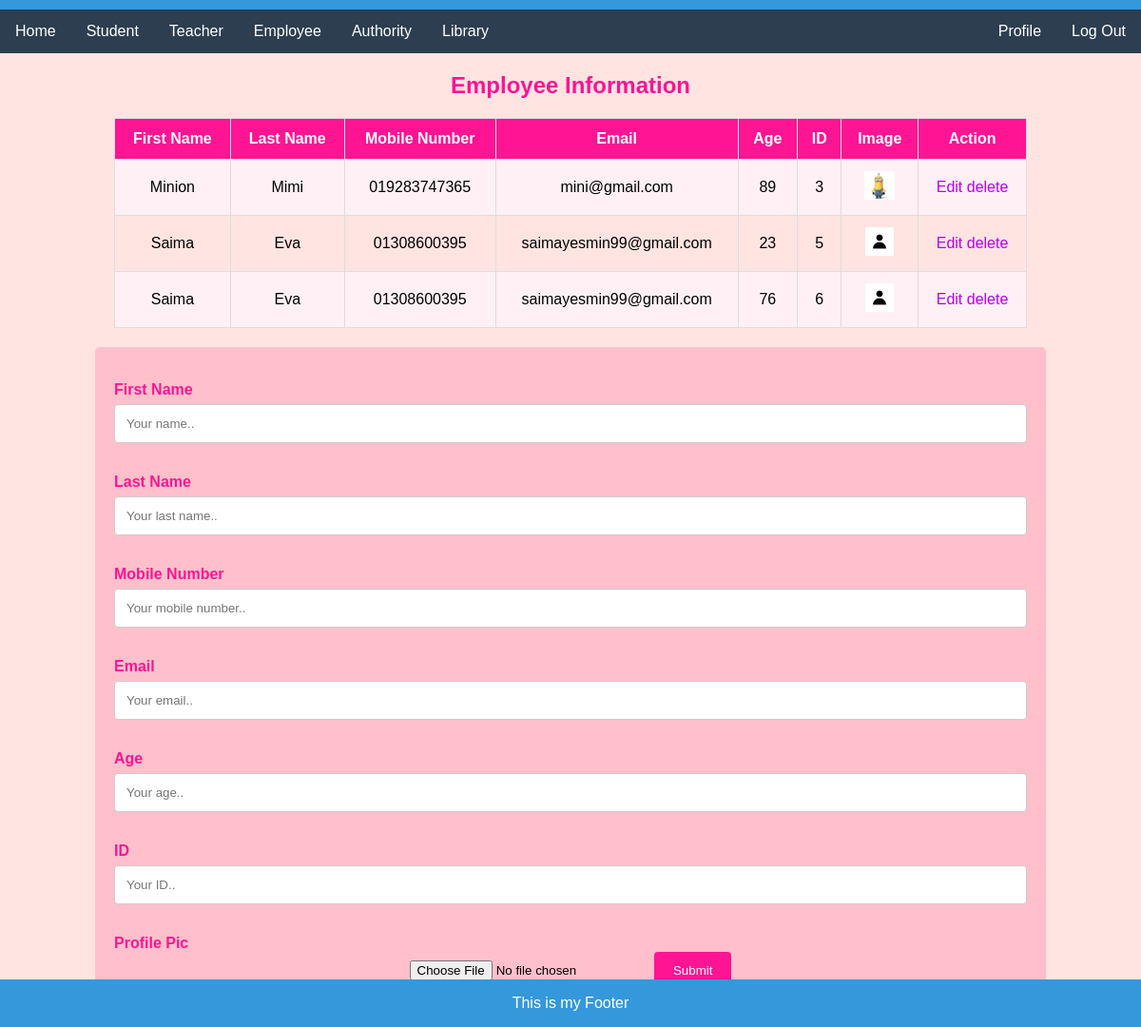
Page /employeePage (signed in) on the committed database.
### myApp/models.py (models this page shows, shortened)
class Employees(models.Model):
    First_Name=models.CharField(max_length=100, null=True)
    Last_Name=models.CharField(max_length=100, null=True)
    Mobile=models.CharField(max_length=100, null=True)
    Email=models.CharField(max_length=100, null=True)
    Age=models.CharField(max_length=100, null=True)
    ID=models.IntegerField(max_length=100, null=True)
    profile_pic=models.ImageField(upload_to="media/profile_pic",null=True)

### myProject/views.py (the view)
# urls.py: path('employeePage',employeePage,name="employeePageUrl"),
@login_required
def employeePage(request):
    employee = Employees.objects.all()
    context={
        "emp":employee,
    }
    return render(request,"employee.html",context)

### template/employee.html (shortened to what this page needs)
{% extends "home.html" %}
{% block content %}
<!DOCTYPE html>
<html lang="en">
<head>
</head>
<body>
  <h2>Employee Information</h2>
  <table>
    <tr>
      <th>First Name</th>
      <th>Last Name</th>
      <th>Mobile Number</th>
      <th>Email</th>
      <th>Age</th>
      <th>ID</th>
      <th>Image</th>
      <th>Action</th>
    </tr>
    {% for i in emp %}
    <tr>
      <td>{{i.First_Name}}</td>
      <td>{{i.Last_Name}}</td>
      <td>{{i.Mobile}}</td>
      <td>{{i.Email}}</td>
      <td>{{i.Age}}</td>
      <td>{{i.ID}}</td>
      <td>
        <img src="/media/{{i.profile_pic}}" height="30px">
      </td>
      <td>
        <a href="{% url 'editEmployee' i.id  %}">Edit</a>
        <a href="{% url 'deleteEmployee' i.id  %}">delete</a>
      </td>
    </tr>
    {% endfor %}
  </table>
  <div class="container">
    <form action="{%url 'employeeAdd'%}" method='post'enctype="multipart/form-data">
    <form>
      <label for="fname">First Name</label>
      <input type="text" id="fname" name="fname" placeholder="Your name..">
      <label for="lastname">Last Name</label>
      <input type="text" id="lastname" name="lname" placeholder="Your last name..">
      <label for="Mobile">Mobile Number</label>
      <input type="text" id="lname" name="mobile" placeholder="Your mobile number..">
      <label for="email">Email</label>
      <input type="text" id="email" name="email" placeholder="Your email..">
      <label for="age">Age</label>
      <input type="text" id="age" name="age" placeholder="Your age..">
      <label for="ID">ID</label>
      <input type="text" id="ID" name="ID" placeholder="Your ID..">
      <label for="age">Profile Pic</label>
      <input type="file" id="age" name="profile_pic" placeholder="Your Picture..">
      <input type="submit" value="Submit">
    </form>
  </div>
</body>
</html>
{% endblock %}

### template/home.html (style rules this page uses)
body { font-family: 'Arial', sans-serif; margin: 0; padding: 0; background-color: #f9f9f9; height: 20000; }
.container { max-width: 1200px; margin: 20px auto; padding: 20px; background-color: #ecf0f1; border-radius: 8px; }
h2 { color: #3498db; }
body { font-family: Arial, Helvetica, sans-serif; text-align: center; background-color: #f2f2f2; }
h2 { color: #04AA6D; }
table { font-family: Arial, sans-serif; border-collapse: collapse; width: 80%; margin: 20px auto; }
th, td { border: 1px solid #dddddd; text-align: center; padding: 12px; }
th { background-color: #04AA6D; color: white; }
tr:nth-child(even) { background-color: #f9f9f9; }
.container { border-radius: 5px; background-color: #ffffff; padding: 20px; width: 80%; margin: 20px auto; }
label { display: block; margin-top: 16px; color: #04AA6D; font-weight: bold; text-align: left; }
input[type=text] { width: 100%; padding: 12px; border: 1px solid #ccc; border-radius: 4px; box-sizing: border-box; margin-top: 6px; margin-bottom: 16px; resize: vertical; }
input[type=submit] { background-color: #04AA6D; color: white; padding: 12px 20px; border: none; border-radius: 4px; cursor: pointer; }
a { text-decoration: none; color: rgb(183, 0, 255); }

### template/employee.html (style rules this page uses)
body { font-family: Arial, Helvetica, sans-serif; text-align: center; background-color: #ffe4e1; }
h2 { color: #ff1493; }
table { font-family: Arial, sans-serif; border-collapse: collapse; width: 80%; margin: 20px auto; }
th, td { border: 1px solid #dddddd; text-align: center; padding: 12px; }
th { background-color: #ff1493; color: white; }
tr:nth-child(even) { background-color: #fff0f5; }
.container { border-radius: 5px; background-color: #ffc0cb; padding: 20px; width: 80%; margin: 20px auto; }
label { display: block; margin-top: 16px; color: #ff1493; font-weight: bold; text-align: left; }
input[type=text] { width: 100%; padding: 12px; border: 1px solid #ccc; border-radius: 4px; box-sizing: border-box; margin-top: 6px; margin-bottom: 16px; resize: vertical; }
input[type=submit] { background-color: #ff1493; color: white; padding: 12px 20px; border: none; border-radius: 4px; cursor: pointer; }

### rows in the picture
Employees: First_Name "Minion", Last_Name "Mimi", Mobile "019283747365", Email "mini@gmail.com", Age "89", ID "3", profile_pic (picture)
Employees: First_Name "Saima", Last_Name "Eva", Mobile "01308600395", Email "saimayesmin99@gmail.com", Age "23", ID "5", profile_pic (placeholder picture)
Employees: First_Name "Saima", Last_Name "Eva", Mobile "01308600395", Email "saimayesmin99@gmail.com", Age "76", ID "6", profile_pic (placeholder picture)
